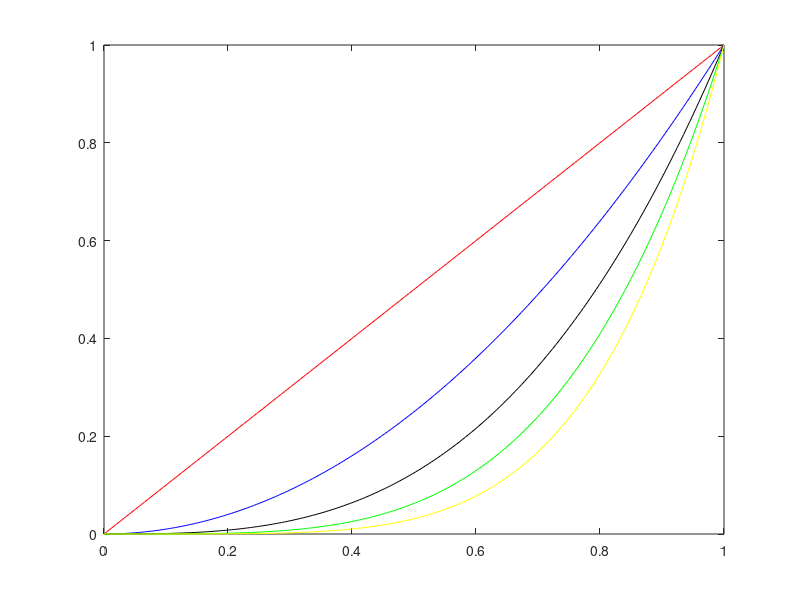

Write MATLAB code to recreate this figure.
N= 200;
x= linspace(0,1,N);
y1= x;
y2= x.^2;
y3= x.^3;
y4= x.^4;
y5= x.^5;
figure
plot(x, y1, 'r', x, y2, 'b', x, y3, 'k', x, y4, 'g', x, y5, 'y')
